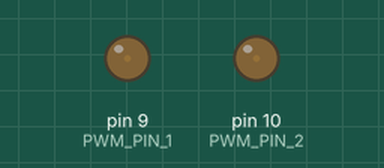
This sketch was run on a simulated Arduino Uno, built with avr-gcc and run on an emulated ATmega328P. On the bench: output pins drawn as LEDs (lit = HIGH).

Above: at 0.05 s.
At 1.15 s:
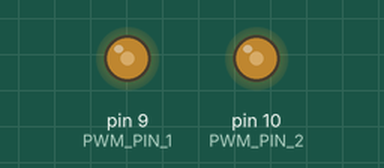
At 2.3 s:
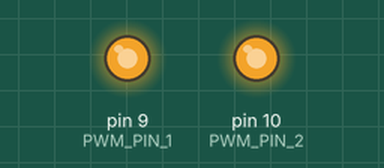
At 4.6 s:
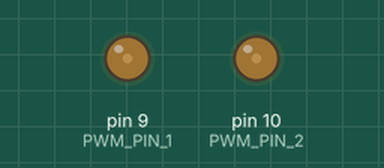
Timing chart, 0 to 6.7 s (numbered marks = the images above):
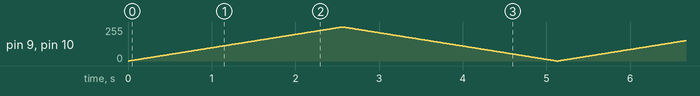

The sketch:

PWM_driver_Arduino.ino
```cpp
// Define the PWM output pins
const int PWM_PIN_1 = 9;
const int PWM_PIN_2 = 10;

// Define the minimum and maximum duty cycle values
const int MIN_DUTY_CYCLE = 0;
const int MAX_DUTY_CYCLE = 255;

// Define the delay between each duty cycle change (in milliseconds)
const int DELAY_TIME = 10;

void setup() {
  // Initialize the PWM pins as OUTPUT
  pinMode(PWM_PIN_1, OUTPUT);
  pinMode(PWM_PIN_2, OUTPUT);
}

void loop() {
  // Loop from minimum duty cycle to maximum duty cycle
  for (int dutyCycle = MIN_DUTY_CYCLE; dutyCycle <= MAX_DUTY_CYCLE; dutyCycle++) {
    // Set the duty cycle for both PWM outputs
    analogWrite(PWM_PIN_1, dutyCycle);
    analogWrite(PWM_PIN_2, dutyCycle);

    // Delay to observe the duty cycle change
    delay(DELAY_TIME);
  }

  // Loop from maximum duty cycle back to minimum duty cycle
  for (int dutyCycle = MAX_DUTY_CYCLE; dutyCycle >= MIN_DUTY_CYCLE; dutyCycle--) {
    // Set the duty cycle for both PWM outputs
    analogWrite(PWM_PIN_1, dutyCycle);
    analogWrite(PWM_PIN_2, dutyCycle);

    // Delay to observe the duty cycle change
    delay(DELAY_TIME);
  }
}
```
